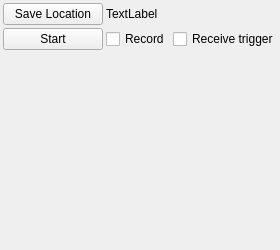
<?xml version="1.0" encoding="UTF-8"?>
<ui version="4.0">
 <class>Cam</class>
 <widget class="QWidget" name="Cam">
  <property name="geometry">
   <rect>
    <x>0</x>
    <y>0</y>
    <width>280</width>
    <height>250</height>
   </rect>
  </property>
  <property name="minimumSize">
   <size>
    <width>280</width>
    <height>250</height>
   </size>
  </property>
  <property name="windowTitle">
   <string>Cam</string>
  </property>
  <layout class="QVBoxLayout" name="verticalLayout">
   <property name="spacing">
    <number>3</number>
   </property>
   <property name="leftMargin">
    <number>3</number>
   </property>
   <property name="topMargin">
    <number>3</number>
   </property>
   <property name="rightMargin">
    <number>3</number>
   </property>
   <property name="bottomMargin">
    <number>3</number>
   </property>
   <item>
    <layout class="QHBoxLayout" name="horizontalLayout">
     <property name="sizeConstraint">
      <enum>QLayout::SetDefaultConstraint</enum>
     </property>
     <item>
      <widget class="QPushButton" name="save_location_pushButton">
       <property name="maximumSize">
        <size>
         <width>100</width>
         <height>16777215</height>
        </size>
       </property>
       <property name="text">
        <string>Save Location</string>
       </property>
      </widget>
     </item>
     <item>
      <widget class="QLabel" name="save_location_label">
       <property name="text">
        <string>TextLabel</string>
       </property>
      </widget>
     </item>
    </layout>
   </item>
   <item>
    <layout class="QHBoxLayout" name="horizontalLayout_2">
     <item>
      <widget class="QPushButton" name="start_stop_pushButton">
       <property name="minimumSize">
        <size>
         <width>100</width>
         <height>0</height>
        </size>
       </property>
       <property name="text">
        <string>Start</string>
       </property>
      </widget>
     </item>
     <item>
      <spacer name="horizontalSpacer">
       <property name="orientation">
        <enum>Qt::Horizontal</enum>
       </property>
       <property name="sizeHint" stdset="0">
        <size>
         <width>40</width>
         <height>20</height>
        </size>
       </property>
      </spacer>
     </item>
     <item>
      <widget class="QCheckBox" name="record_checkBox">
       <property name="text">
        <string>Record</string>
       </property>
      </widget>
     </item>
     <item>
      <widget class="QCheckBox" name="trigger_checkBox">
       <property name="text">
        <string>Receive trigger</string>
       </property>
      </widget>
     </item>
    </layout>
   </item>
   <item>
    <widget class="QLabel" name="img_label">
     <property name="sizePolicy">
      <sizepolicy hsizetype="MinimumExpanding" vsizetype="MinimumExpanding">
       <horstretch>0</horstretch>
       <verstretch>0</verstretch>
      </sizepolicy>
     </property>
     <property name="text">
      <string/>
     </property>
    </widget>
   </item>
  </layout>
 </widget>
 <resources/>
 <connections/>
</ui>
